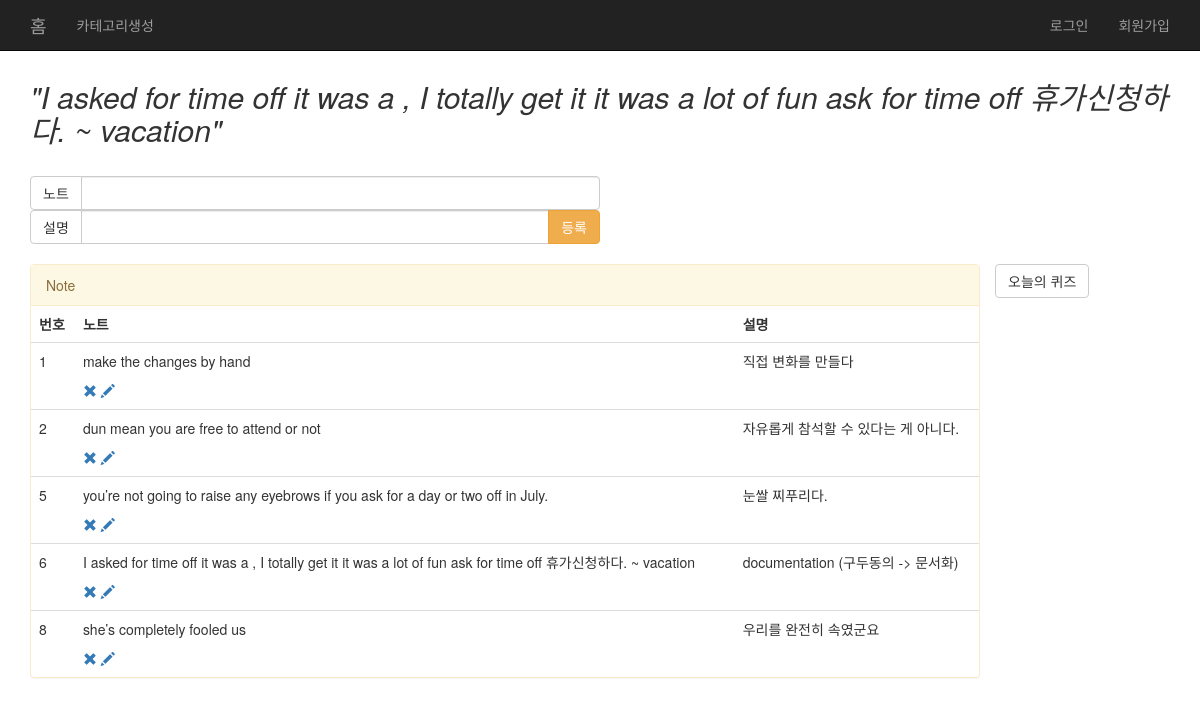
/english/, run on the app's committed database.
### englishnote/models.py (models this page shows, shortened)
class Note(models.Model):
    sentence = models.TextField()
    translation = models.TextField()
    author = models.ForeignKey(settings.AUTH_USER_MODEL)
    created_at = models.DateTimeField(auto_now_add=True)
    updated_at = models.DateTimeField(auto_now=True)

### englishnote/views.py (the view)
def index(request):
    note_list = Note.objects.all()
    random = Note.objects.all().order_by('?')[:1].get()
    return render(request, 'englishnote/index.html', {'note_list':note_list, 'random':random})

### englishnote/templates/englishnote/index.html (shortened to what this page needs)
{% extends 'englishnote/base.html' %}
{% block content %}
<div style="margin: auto;">
    <h2><i> "{{ random.sentence }}" </i></h2>
</div><br>
<form action="{% url 'english:note_new' %}" method="post">
    <div class="input-group col-sm-6">
        <div class="input-group-btn">
            <button type="button" class="btn btn-default">노트 </button>
        </div>
        <input id="sentence" class="form-control" type="text" name="sentence">
    </div>
    <div class="input-group col-sm-6">
        <div class="input-group-btn">
            <button type="button" class="btn btn-default">설명 </button>
        </div>
        <input id="translation" class="form-control" type="text" name="translation">
        <div class="input-group-btn">
            <button type="submit" class="btn btn-warning">등록 </button>
        </div>
    </div>
</form><br>
<div class="panel panel-warning col-xs-10" style="padding-right: 0px; padding-left: 0px;">
  <div class="panel-heading">Note</div>
    <table class="table">
        <tr>
           <th>번호</th>
           <th>노트</th>
           <th>설명</th>
        </tr>
        {% for note in note_list %}
        <tr>
           <td>{{ note.id }}</td>
           <td>{{ note.sentence|linebreaks }}
               <a href="{% url 'english:note_delete' note.pk %}" data-confirm="true"><span class="glyphicon glyphicon-remove"></span></a>
               <a href="{% url 'english:note_edit' note.pk %}" data-confirm="true"><span class="glyphicon glyphicon-pencil"></span></a>
           </td>
           <td>{{ note.translation }} </td>
        </tr>
        {% endfor %}
    </table>
</div>
<div class="col-xs-2">
    <form action="{% url 'english:random' %}" method="post">
        <center></center><button type="submit" class="btn btn-default">오늘의 퀴즈</button></center>
    </form>
</div>
{% endblock %}

### englishnote/templates/englishnote/base.html (shortened to what this page needs)
<!doctype html>
<html>
<head>
<link rel="stylesheet" href="https://maxcdn.bootstrapcdn.com/bootstrap/3.3.6/css/bootstrap.min.css" />
</head>
<body>
    <nav class="navbar navbar-inverse navbar-fixed-top">
      <div class="container">
        <div class="navbar-header">
          <a class="navbar-brand" href="/english">홈</a>
        </div>
        <div id="navbar" class="collapse navbar-collapse">
          <ul class="nav navbar-nav">
            <li><a href="#">카테고리생성</a></li>
          </ul>
          <ul class="nav navbar-nav navbar-right">
            {% if user.is_authenticated %}
              <li style="color: white; padding: 15px">{{ user.username }} 님, 환영합니다</li>
              <li><a href="{% url "logout" %}?next={{ request.path }}">로그아웃</a></li>
            {% else %}
              <li><a href="{% url "login" %}?next={{ request.path }}">로그인</a></li>
              <li><a href="{% url "signup" %}">회원가입</a></li>
            {% endif %}
          </ul>
        </div>
      </div>
    </nav>
    <div class="container">
        <div class="row">
            <div class="col-sm-12">
                {% block content %}
                {% endblock %}
            </div>
        </div>
    </div>
</body>
</html>

### englishnote/templates/englishnote/base.html (style rules this page uses)
body { padding-top: 60px; padding-bottom: 30px; }

### data on the page
Note: sentence "I asked for time off it was a , I totally get it it was a lot of fun ask for time off 휴가신청하다. ~ vacation", id "6", translation "documentation (구두동의 -> 문서화)"
Note: id "1", sentence "make the changes by hand", translation "직접 변화를 만들다"
Note: id "2", sentence "dun mean you are free to attend or not", translation "자유롭게 참석할 수 있다는 게 아니다."
Note: id "5", sentence "you’re not going to raise any eyebrows if you ask for a day or two off in July.", translation "눈쌀 찌푸리다."
Note: id "8", sentence "she’s completely fooled us", translation "우리를 완전히 속였군요"
